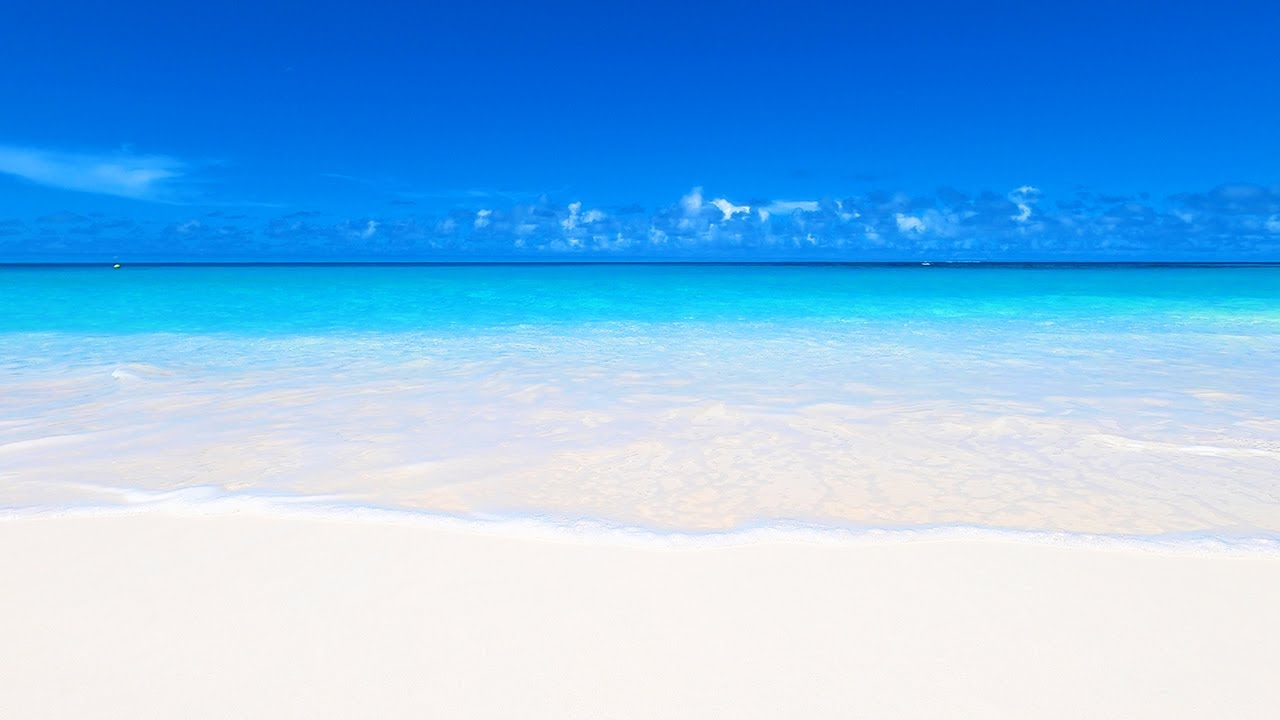
#> input picture chap08-Restoration/sea.jpg, 1280 x 720 px
$ jupyter execute --allow-errors chap08-1-sea-defected-image.ipynb   (older library calls are emulated)
#> lines starting #> are read from the running program, lines starting #| are printed output that depends on the picture; after the words box and inside, x2 and y2 are one past the last pixel; in counts of white or black regions, pixels touching at a corner belong together
[cell 1]
import matplotlib.pyplot as plt
sea = plt.imread('sea.jpg')
#> sea is the input picture: shape (720, 1280, 3); mean R, G, B 128.1, 186.7, 234.9
plt.imshow(sea)
plt.show()

[cell 2]
sea_copy = sea.copy()
sea_copy[200:600, 790:810, :] = 0
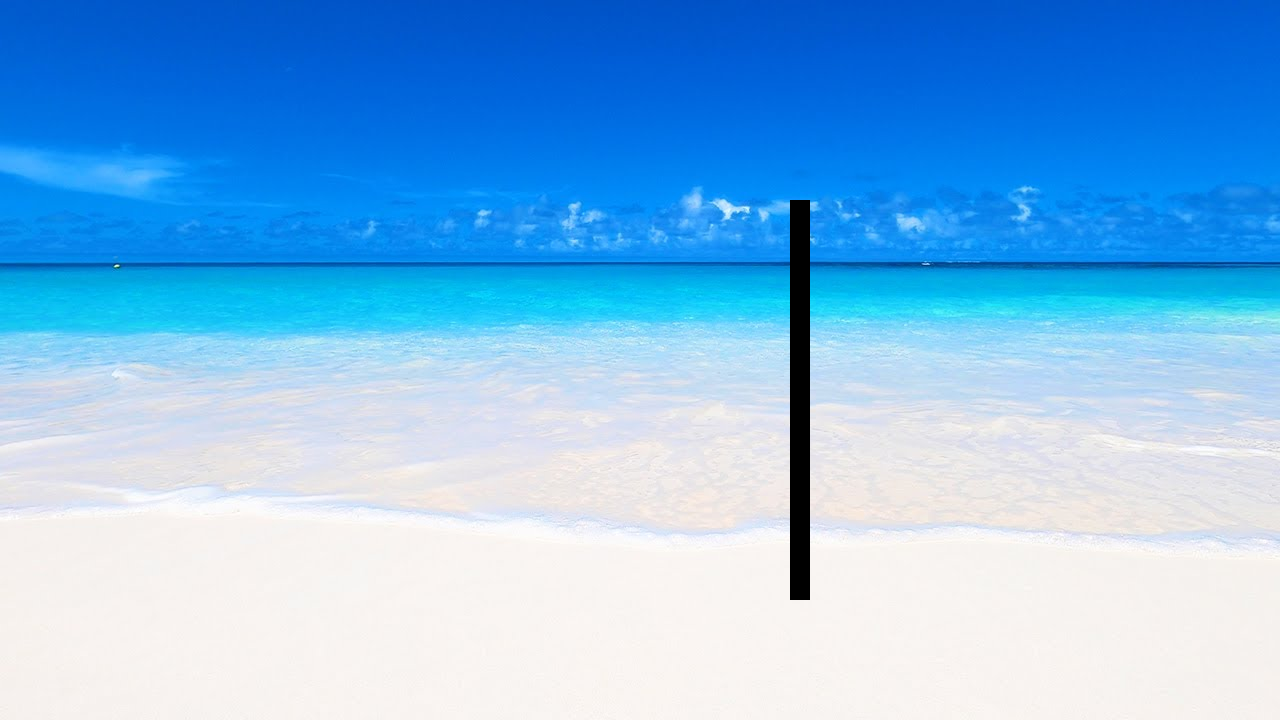
#> sea_copy: shape (720, 1280, 3); 0.87% of pixels changed, all inside (x1, y1, x2, y2) = (790, 200, 810, 600)
plt.imshow(sea_copy)
plt.show()

[cell 3]
import numpy as np
mask = np.zeros( (sea_copy.shape[0], sea_copy.shape[1]) )
mask[200:600, 790:810] = 1
plt.imshow(mask, cmap='gray')
plt.show()
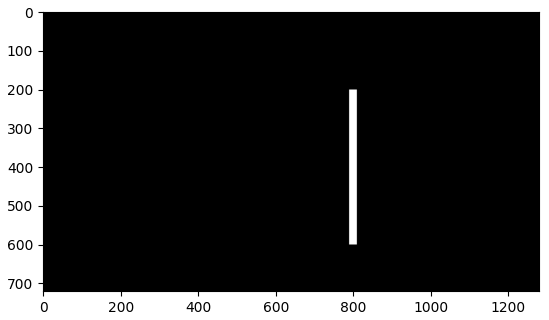
#> figure drawn by matplotlib, 1 panel
